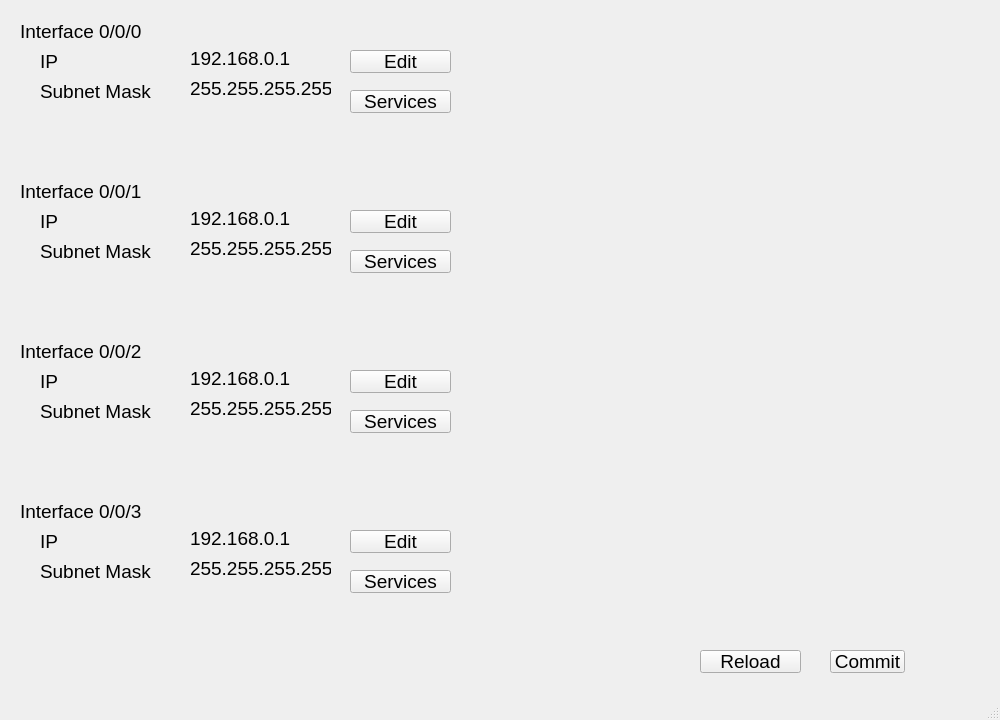
<?xml version="1.0" encoding="UTF-8"?>
<ui version="4.0">
 <class>Services</class>
 <widget class="QMainWindow" name="Services">
  <property name="geometry">
   <rect>
    <x>0</x>
    <y>0</y>
    <width>1000</width>
    <height>720</height>
   </rect>
  </property>
  <property name="minimumSize">
   <size>
    <width>1000</width>
    <height>720</height>
   </size>
  </property>
  <property name="maximumSize">
   <size>
    <width>1000</width>
    <height>720</height>
   </size>
  </property>
  <property name="windowTitle">
   <string>Interfaces</string>
  </property>
  <widget class="QWidget" name="centralwidget">
   <widget class="QLabel" name="label_2">
    <property name="geometry">
     <rect>
      <x>40</x>
      <y>50</y>
      <width>78</width>
      <height>23</height>
     </rect>
    </property>
    <property name="sizePolicy">
     <sizepolicy hsizetype="MinimumExpanding" vsizetype="MinimumExpanding">
      <horstretch>0</horstretch>
      <verstretch>0</verstretch>
     </sizepolicy>
    </property>
    <property name="font">
     <font>
      <pointsize>14</pointsize>
     </font>
    </property>
    <property name="text">
     <string>IP</string>
    </property>
   </widget>
   <widget class="QLabel" name="label">
    <property name="geometry">
     <rect>
      <x>20</x>
      <y>20</y>
      <width>131</width>
      <height>23</height>
     </rect>
    </property>
    <property name="sizePolicy">
     <sizepolicy hsizetype="MinimumExpanding" vsizetype="MinimumExpanding">
      <horstretch>0</horstretch>
      <verstretch>0</verstretch>
     </sizepolicy>
    </property>
    <property name="font">
     <font>
      <pointsize>14</pointsize>
     </font>
    </property>
    <property name="text">
     <string>Interface 0/0/0</string>
    </property>
   </widget>
   <widget class="QLabel" name="label_3">
    <property name="geometry">
     <rect>
      <x>40</x>
      <y>80</y>
      <width>111</width>
      <height>23</height>
     </rect>
    </property>
    <property name="sizePolicy">
     <sizepolicy hsizetype="MinimumExpanding" vsizetype="MinimumExpanding">
      <horstretch>0</horstretch>
      <verstretch>0</verstretch>
     </sizepolicy>
    </property>
    <property name="font">
     <font>
      <pointsize>14</pointsize>
     </font>
    </property>
    <property name="text">
     <string>Subnet Mask</string>
    </property>
   </widget>
   <widget class="QLabel" name="label_5">
    <property name="geometry">
     <rect>
      <x>20</x>
      <y>180</y>
      <width>131</width>
      <height>23</height>
     </rect>
    </property>
    <property name="sizePolicy">
     <sizepolicy hsizetype="MinimumExpanding" vsizetype="MinimumExpanding">
      <horstretch>0</horstretch>
      <verstretch>0</verstretch>
     </sizepolicy>
    </property>
    <property name="font">
     <font>
      <pointsize>14</pointsize>
     </font>
    </property>
    <property name="text">
     <string>Interface 0/0/1</string>
    </property>
   </widget>
   <widget class="QLabel" name="label_6">
    <property name="geometry">
     <rect>
      <x>40</x>
      <y>210</y>
      <width>78</width>
      <height>23</height>
     </rect>
    </property>
    <property name="sizePolicy">
     <sizepolicy hsizetype="MinimumExpanding" vsizetype="MinimumExpanding">
      <horstretch>0</horstretch>
      <verstretch>0</verstretch>
     </sizepolicy>
    </property>
    <property name="font">
     <font>
      <pointsize>14</pointsize>
     </font>
    </property>
    <property name="text">
     <string>IP</string>
    </property>
   </widget>
   <widget class="QLabel" name="label_7">
    <property name="geometry">
     <rect>
      <x>40</x>
      <y>240</y>
      <width>111</width>
      <height>23</height>
     </rect>
    </property>
    <property name="sizePolicy">
     <sizepolicy hsizetype="MinimumExpanding" vsizetype="MinimumExpanding">
      <horstretch>0</horstretch>
      <verstretch>0</verstretch>
     </sizepolicy>
    </property>
    <property name="font">
     <font>
      <pointsize>14</pointsize>
     </font>
    </property>
    <property name="text">
     <string>Subnet Mask</string>
    </property>
   </widget>
   <widget class="QLabel" name="label_9">
    <property name="geometry">
     <rect>
      <x>20</x>
      <y>340</y>
      <width>131</width>
      <height>23</height>
     </rect>
    </property>
    <property name="sizePolicy">
     <sizepolicy hsizetype="MinimumExpanding" vsizetype="MinimumExpanding">
      <horstretch>0</horstretch>
      <verstretch>0</verstretch>
     </sizepolicy>
    </property>
    <property name="font">
     <font>
      <pointsize>14</pointsize>
     </font>
    </property>
    <property name="text">
     <string>Interface 0/0/2</string>
    </property>
   </widget>
   <widget class="QLabel" name="label_10">
    <property name="geometry">
     <rect>
      <x>40</x>
      <y>370</y>
      <width>78</width>
      <height>23</height>
     </rect>
    </property>
    <property name="sizePolicy">
     <sizepolicy hsizetype="MinimumExpanding" vsizetype="MinimumExpanding">
      <horstretch>0</horstretch>
      <verstretch>0</verstretch>
     </sizepolicy>
    </property>
    <property name="font">
     <font>
      <pointsize>14</pointsize>
     </font>
    </property>
    <property name="text">
     <string>IP</string>
    </property>
   </widget>
   <widget class="QLabel" name="label_11">
    <property name="geometry">
     <rect>
      <x>40</x>
      <y>400</y>
      <width>111</width>
      <height>23</height>
     </rect>
    </property>
    <property name="sizePolicy">
     <sizepolicy hsizetype="MinimumExpanding" vsizetype="MinimumExpanding">
      <horstretch>0</horstretch>
      <verstretch>0</verstretch>
     </sizepolicy>
    </property>
    <property name="font">
     <font>
      <pointsize>14</pointsize>
     </font>
    </property>
    <property name="text">
     <string>Subnet Mask</string>
    </property>
   </widget>
   <widget class="QLabel" name="label_13">
    <property name="geometry">
     <rect>
      <x>20</x>
      <y>500</y>
      <width>131</width>
      <height>23</height>
     </rect>
    </property>
    <property name="sizePolicy">
     <sizepolicy hsizetype="MinimumExpanding" vsizetype="MinimumExpanding">
      <horstretch>0</horstretch>
      <verstretch>0</verstretch>
     </sizepolicy>
    </property>
    <property name="font">
     <font>
      <pointsize>14</pointsize>
     </font>
    </property>
    <property name="text">
     <string>Interface 0/0/3</string>
    </property>
   </widget>
   <widget class="QLabel" name="label_14">
    <property name="geometry">
     <rect>
      <x>40</x>
      <y>530</y>
      <width>78</width>
      <height>23</height>
     </rect>
    </property>
    <property name="sizePolicy">
     <sizepolicy hsizetype="MinimumExpanding" vsizetype="MinimumExpanding">
      <horstretch>0</horstretch>
      <verstretch>0</verstretch>
     </sizepolicy>
    </property>
    <property name="font">
     <font>
      <pointsize>14</pointsize>
     </font>
    </property>
    <property name="text">
     <string>IP</string>
    </property>
   </widget>
   <widget class="QLabel" name="label_15">
    <property name="geometry">
     <rect>
      <x>40</x>
      <y>560</y>
      <width>111</width>
      <height>23</height>
     </rect>
    </property>
    <property name="sizePolicy">
     <sizepolicy hsizetype="MinimumExpanding" vsizetype="MinimumExpanding">
      <horstretch>0</horstretch>
      <verstretch>0</verstretch>
     </sizepolicy>
    </property>
    <property name="font">
     <font>
      <pointsize>14</pointsize>
     </font>
    </property>
    <property name="text">
     <string>Subnet Mask</string>
    </property>
   </widget>
   <widget class="QLabel" name="Interface0IP_2">
    <property name="geometry">
     <rect>
      <x>190</x>
      <y>80</y>
      <width>141</width>
      <height>16</height>
     </rect>
    </property>
    <property name="font">
     <font>
      <pointsize>14</pointsize>
     </font>
    </property>
    <property name="text">
     <string>255.255.255.255</string>
    </property>
   </widget>
   <widget class="QLabel" name="Interface0IP_3">
    <property name="geometry">
     <rect>
      <x>190</x>
      <y>50</y>
      <width>111</width>
      <height>16</height>
     </rect>
    </property>
    <property name="font">
     <font>
      <pointsize>14</pointsize>
     </font>
    </property>
    <property name="text">
     <string>192.168.0.1</string>
    </property>
   </widget>
   <widget class="QLabel" name="Interface0IP_6">
    <property name="geometry">
     <rect>
      <x>190</x>
      <y>240</y>
      <width>141</width>
      <height>16</height>
     </rect>
    </property>
    <property name="font">
     <font>
      <pointsize>14</pointsize>
     </font>
    </property>
    <property name="text">
     <string>255.255.255.255</string>
    </property>
   </widget>
   <widget class="QLabel" name="Interface0IP_7">
    <property name="geometry">
     <rect>
      <x>190</x>
      <y>210</y>
      <width>111</width>
      <height>16</height>
     </rect>
    </property>
    <property name="font">
     <font>
      <pointsize>14</pointsize>
     </font>
    </property>
    <property name="text">
     <string>192.168.0.1</string>
    </property>
   </widget>
   <widget class="QLabel" name="Interface0IP_9">
    <property name="geometry">
     <rect>
      <x>190</x>
      <y>370</y>
      <width>111</width>
      <height>16</height>
     </rect>
    </property>
    <property name="font">
     <font>
      <pointsize>14</pointsize>
     </font>
    </property>
    <property name="text">
     <string>192.168.0.1</string>
    </property>
   </widget>
   <widget class="QLabel" name="Interface0IP_10">
    <property name="geometry">
     <rect>
      <x>190</x>
      <y>400</y>
      <width>141</width>
      <height>16</height>
     </rect>
    </property>
    <property name="font">
     <font>
      <pointsize>14</pointsize>
     </font>
    </property>
    <property name="text">
     <string>255.255.255.255</string>
    </property>
   </widget>
   <widget class="QLabel" name="Interface0IP_12">
    <property name="geometry">
     <rect>
      <x>190</x>
      <y>530</y>
      <width>111</width>
      <height>16</height>
     </rect>
    </property>
    <property name="font">
     <font>
      <pointsize>14</pointsize>
     </font>
    </property>
    <property name="text">
     <string>192.168.0.1</string>
    </property>
   </widget>
   <widget class="QLabel" name="Interface0IP_13">
    <property name="geometry">
     <rect>
      <x>190</x>
      <y>560</y>
      <width>141</width>
      <height>16</height>
     </rect>
    </property>
    <property name="font">
     <font>
      <pointsize>14</pointsize>
     </font>
    </property>
    <property name="text">
     <string>255.255.255.255</string>
    </property>
   </widget>
   <widget class="QPushButton" name="IntEdit0">
    <property name="geometry">
     <rect>
      <x>350</x>
      <y>50</y>
      <width>101</width>
      <height>23</height>
     </rect>
    </property>
    <property name="font">
     <font>
      <pointsize>14</pointsize>
     </font>
    </property>
    <property name="text">
     <string>Edit</string>
    </property>
   </widget>
   <widget class="QPushButton" name="IntEdit1">
    <property name="geometry">
     <rect>
      <x>350</x>
      <y>210</y>
      <width>101</width>
      <height>23</height>
     </rect>
    </property>
    <property name="font">
     <font>
      <pointsize>14</pointsize>
     </font>
    </property>
    <property name="text">
     <string>Edit</string>
    </property>
   </widget>
   <widget class="QPushButton" name="IntEdit3">
    <property name="geometry">
     <rect>
      <x>350</x>
      <y>530</y>
      <width>101</width>
      <height>23</height>
     </rect>
    </property>
    <property name="font">
     <font>
      <pointsize>14</pointsize>
     </font>
    </property>
    <property name="text">
     <string>Edit</string>
    </property>
   </widget>
   <widget class="QPushButton" name="IntEdit2">
    <property name="geometry">
     <rect>
      <x>350</x>
      <y>370</y>
      <width>101</width>
      <height>23</height>
     </rect>
    </property>
    <property name="font">
     <font>
      <pointsize>14</pointsize>
     </font>
    </property>
    <property name="text">
     <string>Edit</string>
    </property>
   </widget>
   <widget class="QPushButton" name="IntCommit">
    <property name="geometry">
     <rect>
      <x>830</x>
      <y>650</y>
      <width>75</width>
      <height>23</height>
     </rect>
    </property>
    <property name="font">
     <font>
      <pointsize>14</pointsize>
     </font>
    </property>
    <property name="text">
     <string>Commit</string>
    </property>
   </widget>
   <widget class="QPushButton" name="IntServices1">
    <property name="geometry">
     <rect>
      <x>350</x>
      <y>90</y>
      <width>101</width>
      <height>23</height>
     </rect>
    </property>
    <property name="font">
     <font>
      <pointsize>14</pointsize>
     </font>
    </property>
    <property name="text">
     <string>Services</string>
    </property>
   </widget>
   <widget class="QPushButton" name="IntServices2">
    <property name="geometry">
     <rect>
      <x>350</x>
      <y>250</y>
      <width>101</width>
      <height>23</height>
     </rect>
    </property>
    <property name="font">
     <font>
      <pointsize>14</pointsize>
     </font>
    </property>
    <property name="text">
     <string>Services</string>
    </property>
   </widget>
   <widget class="QPushButton" name="IntServices3">
    <property name="geometry">
     <rect>
      <x>350</x>
      <y>410</y>
      <width>101</width>
      <height>23</height>
     </rect>
    </property>
    <property name="font">
     <font>
      <pointsize>14</pointsize>
     </font>
    </property>
    <property name="text">
     <string>Services</string>
    </property>
   </widget>
   <widget class="QPushButton" name="IntServices4">
    <property name="geometry">
     <rect>
      <x>350</x>
      <y>570</y>
      <width>101</width>
      <height>23</height>
     </rect>
    </property>
    <property name="font">
     <font>
      <pointsize>14</pointsize>
     </font>
    </property>
    <property name="text">
     <string>Services</string>
    </property>
   </widget>
   <widget class="QPushButton" name="reloadBtn">
    <property name="geometry">
     <rect>
      <x>700</x>
      <y>650</y>
      <width>101</width>
      <height>23</height>
     </rect>
    </property>
    <property name="font">
     <font>
      <pointsize>14</pointsize>
     </font>
    </property>
    <property name="text">
     <string>Reload</string>
    </property>
   </widget>
  </widget>
  <widget class="QMenuBar" name="menubar">
   <property name="geometry">
    <rect>
     <x>0</x>
     <y>0</y>
     <width>1000</width>
     <height>21</height>
    </rect>
   </property>
  </widget>
  <widget class="QStatusBar" name="statusbar"/>
 </widget>
 <resources/>
 <connections/>
</ui>
